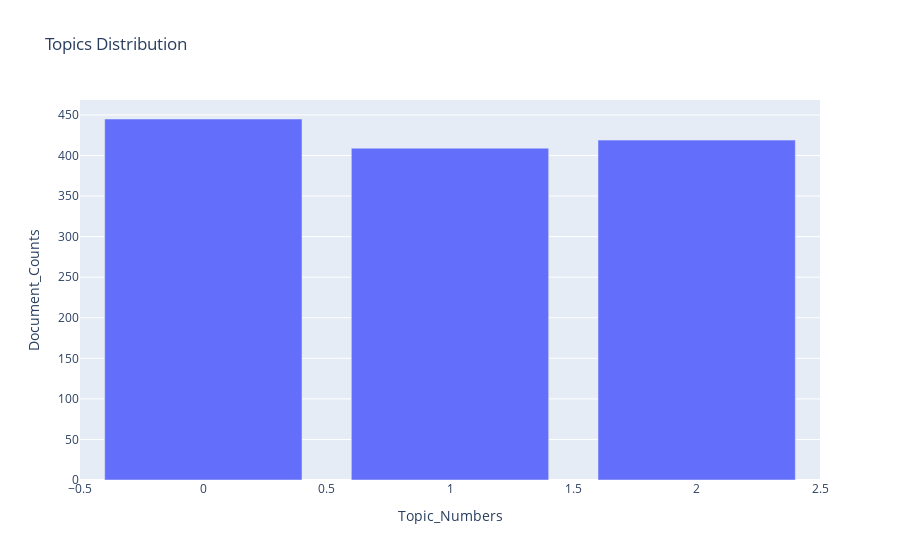

The notebook cell saved with this chart:
### Markdown cell above
Topics that can be inferred are:

1. Topic Number: 0
   - Probable topic title: Enabling business
   - Key terms: 'indias_lendingkart, small_businesses, access_working, raises_help, capital, thank, hello, contact_details, experience, request'

2. Topic Number: 1
   - Probable topic title: Fundraising
   - Key terms: 'lendingkart, alteria_capital, capital, india, startup, raised, rs_crore, lendingkart_raises, lending, million'

3. Topic Number: 2
   - Probable topic title: Social Identity
   - Key terms: 'lendingkart, loan, business, heres, team, company, help, India, growth, new'

### Code cell
pre_dist, fig = processor.plot_topic_distribution(pre_df_topic_sents_keywords)
fig.show()

### Figure 1 — Plotly figure (JSON) as saved in the notebook; plotly's stock layout.template omitted (floating-point values rounded to 4 significant figures)
{"data": [{"alignmentgroup": "True", "hovertemplate": "Topic_Numbers=%{x}<br>Document_Counts=%{y}<extra></extra>", "legendgroup": "", "marker": {"color": "#636efa", "pattern": {"shape": ""}}, "name": "", "offsetgroup": "", "orientation": "v", "showlegend": false, "textposition": "auto", "type": "bar", "x": [0, 2, 1], "xaxis": "x", "y": [445, 419, 409], "yaxis": "y"}], "layout": {"barmode": "relative", "legend": {"tracegroupgap": 0}, "title": {"text": "Topics Distribution"}, "xaxis": {"anchor": "y", "domain": [0, 1], "title": {"text": "Topic_Numbers"}}, "yaxis": {"anchor": "x", "domain": [0, 1], "title": {"text": "Document_Counts"}}}}
